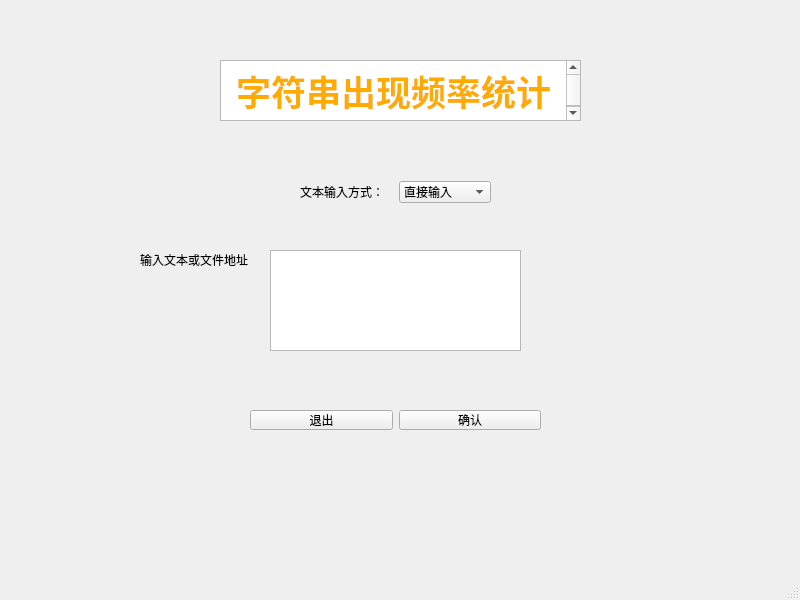
<?xml version="1.0" encoding="UTF-8"?>
<ui version="4.0">
 <class>MainWindow</class>
 <widget class="QMainWindow" name="MainWindow">
  <property name="geometry">
   <rect>
    <x>0</x>
    <y>0</y>
    <width>800</width>
    <height>600</height>
   </rect>
  </property>
  <property name="windowTitle">
   <string>MainWindow</string>
  </property>
  <widget class="QWidget" name="centralwidget">
   <widget class="QTextBrowser" name="textBrowser">
    <property name="geometry">
     <rect>
      <x>220</x>
      <y>60</y>
      <width>361</width>
      <height>61</height>
     </rect>
    </property>
    <property name="html">
     <string>&lt;!DOCTYPE HTML PUBLIC &quot;-//W3C//DTD HTML 4.0//EN&quot; &quot;http://www.w3.org/TR/REC-html40/strict.dtd&quot;&gt;
&lt;html&gt;&lt;head&gt;&lt;meta name=&quot;qrichtext&quot; content=&quot;1&quot; /&gt;&lt;meta charset=&quot;utf-8&quot; /&gt;&lt;style type=&quot;text/css&quot;&gt;
p, li { white-space: pre-wrap; }
hr { height: 1px; border-width: 0; }
li.unchecked::marker { content: &quot;\2610&quot;; }
li.checked::marker { content: &quot;\2612&quot;; }
&lt;/style&gt;&lt;/head&gt;&lt;body style=&quot; font-family:'Microsoft YaHei UI'; font-size:9pt; font-weight:400; font-style:normal;&quot;&gt;
&lt;p align=&quot;center&quot; style=&quot; margin-top:0px; margin-bottom:0px; margin-left:0px; margin-right:0px; -qt-block-indent:0; text-indent:0px;&quot;&gt;&lt;span style=&quot; font-size:26pt; font-weight:700; color:#ffaa00;&quot;&gt;字符串出现频率统计&lt;/span&gt;&lt;/p&gt;&lt;/body&gt;&lt;/html&gt;</string>
    </property>
   </widget>
   <widget class="QTextEdit" name="textEdit">
    <property name="geometry">
     <rect>
      <x>270</x>
      <y>250</y>
      <width>251</width>
      <height>101</height>
     </rect>
    </property>
    <property name="html">
     <string>&lt;!DOCTYPE HTML PUBLIC &quot;-//W3C//DTD HTML 4.0//EN&quot; &quot;http://www.w3.org/TR/REC-html40/strict.dtd&quot;&gt;
&lt;html&gt;&lt;head&gt;&lt;meta name=&quot;qrichtext&quot; content=&quot;1&quot; /&gt;&lt;meta charset=&quot;utf-8&quot; /&gt;&lt;style type=&quot;text/css&quot;&gt;
p, li { white-space: pre-wrap; }
hr { height: 1px; border-width: 0; }
li.unchecked::marker { content: &quot;\2610&quot;; }
li.checked::marker { content: &quot;\2612&quot;; }
&lt;/style&gt;&lt;/head&gt;&lt;body style=&quot; font-family:'Microsoft YaHei UI'; font-size:9pt; font-weight:400; font-style:normal;&quot;&gt;
&lt;p style=&quot;-qt-paragraph-type:empty; margin-top:0px; margin-bottom:0px; margin-left:0px; margin-right:0px; -qt-block-indent:0; text-indent:0px;&quot;&gt;&lt;br /&gt;&lt;/p&gt;&lt;/body&gt;&lt;/html&gt;</string>
    </property>
   </widget>
   <widget class="QWidget" name="layoutWidget">
    <property name="geometry">
     <rect>
      <x>300</x>
      <y>180</y>
      <width>191</width>
      <height>24</height>
     </rect>
    </property>
    <layout class="QHBoxLayout" name="horizontalLayout_2">
     <item>
      <widget class="QLabel" name="label_2">
       <property name="text">
        <string>文本输入方式：</string>
       </property>
      </widget>
     </item>
     <item>
      <widget class="QComboBox" name="comboBox_2">
       <item>
        <property name="text">
         <string>直接输入</string>
        </property>
       </item>
       <item>
        <property name="text">
         <string>文件读取</string>
        </property>
       </item>
      </widget>
     </item>
    </layout>
   </widget>
   <widget class="QWidget" name="layoutWidget">
    <property name="geometry">
     <rect>
      <x>250</x>
      <y>410</y>
      <width>291</width>
      <height>20</height>
     </rect>
    </property>
    <layout class="QHBoxLayout" name="horizontalLayout_3">
     <item>
      <widget class="QPushButton" name="quitButton">
       <property name="text">
        <string>退出</string>
       </property>
      </widget>
     </item>
     <item>
      <widget class="QPushButton" name="enterButton">
       <property name="text">
        <string>确认</string>
       </property>
      </widget>
     </item>
    </layout>
   </widget>
   <widget class="QLabel" name="label">
    <property name="geometry">
     <rect>
      <x>140</x>
      <y>250</y>
      <width>111</width>
      <height>20</height>
     </rect>
    </property>
    <property name="text">
     <string>输入文本或文件地址：</string>
    </property>
   </widget>
  </widget>
  <widget class="QMenuBar" name="menubar">
   <property name="geometry">
    <rect>
     <x>0</x>
     <y>0</y>
     <width>800</width>
     <height>17</height>
    </rect>
   </property>
  </widget>
  <widget class="QStatusBar" name="statusbar"/>
 </widget>
 <resources/>
 <connections/>
</ui>
